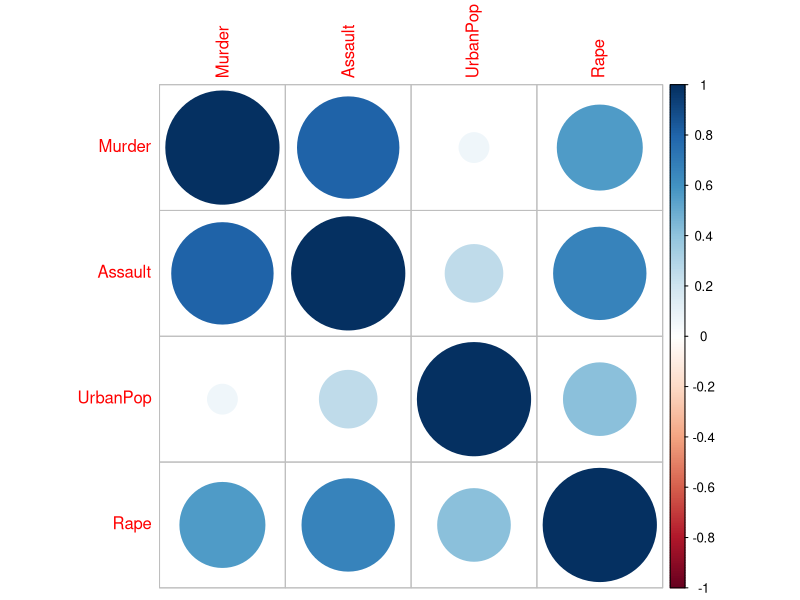
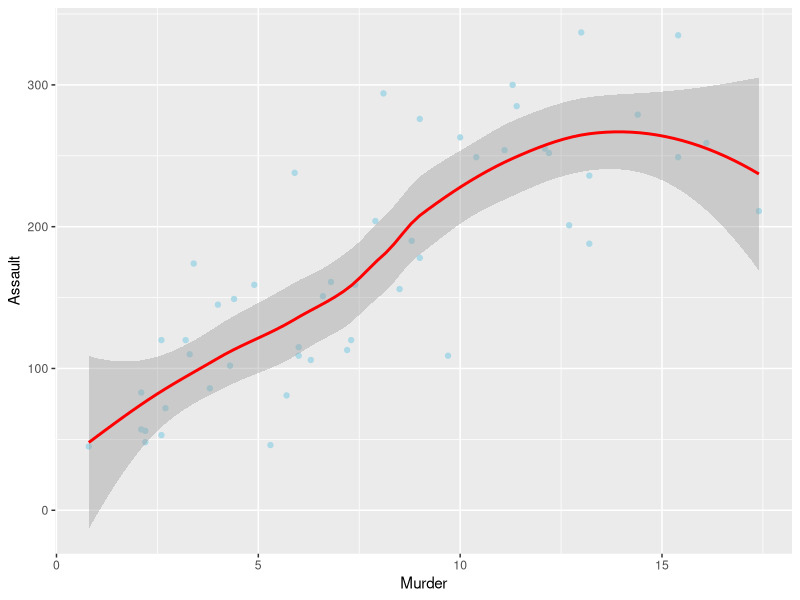
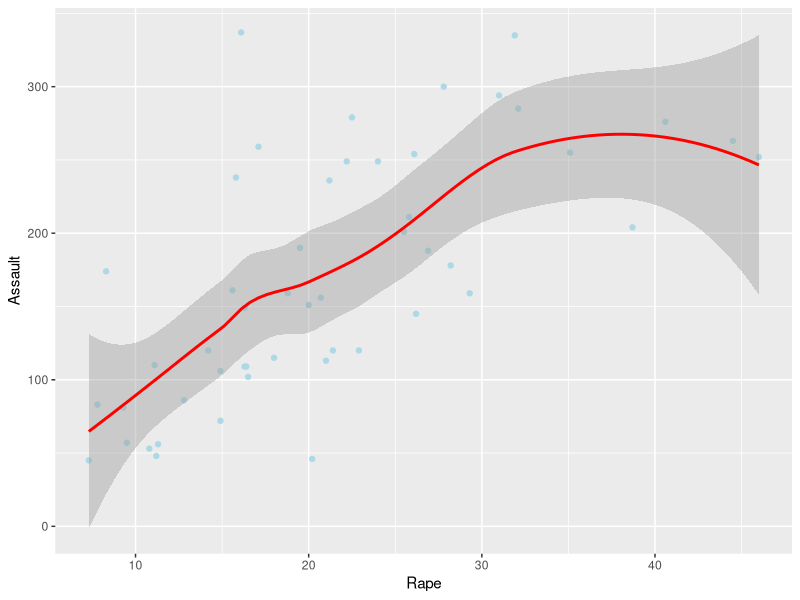
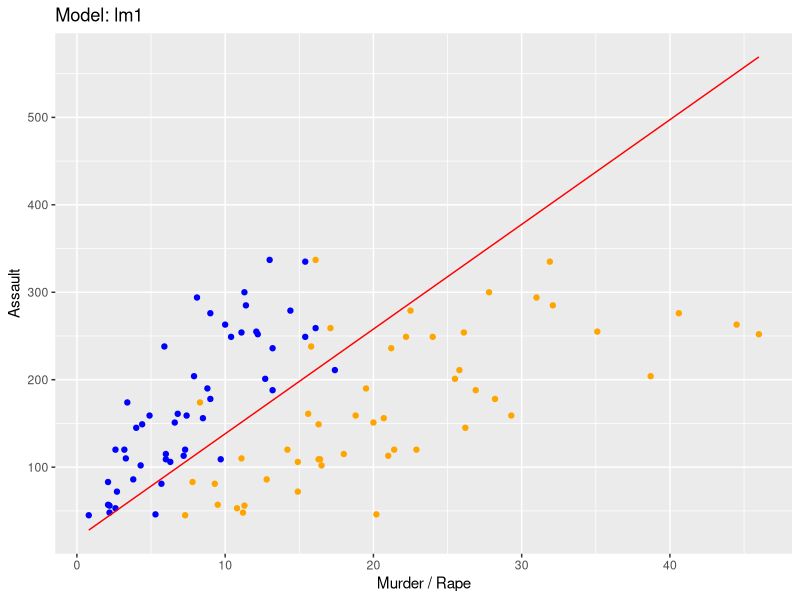
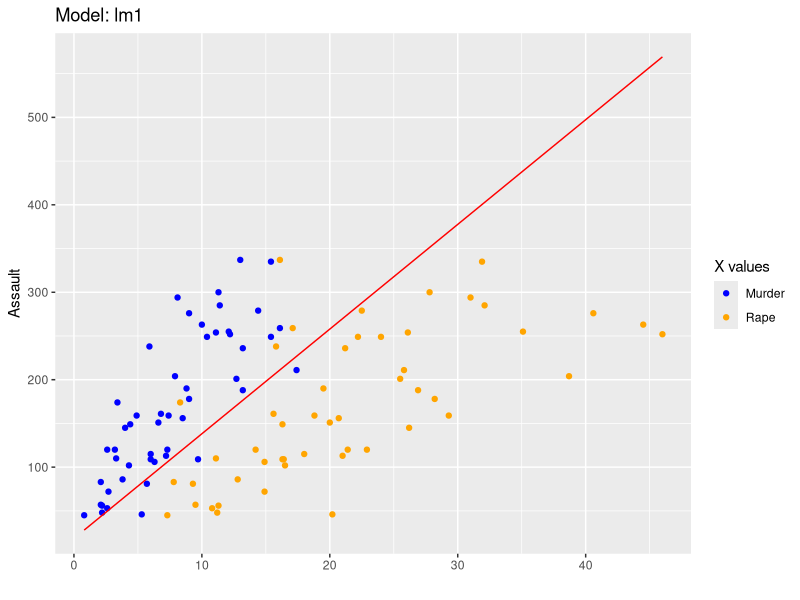
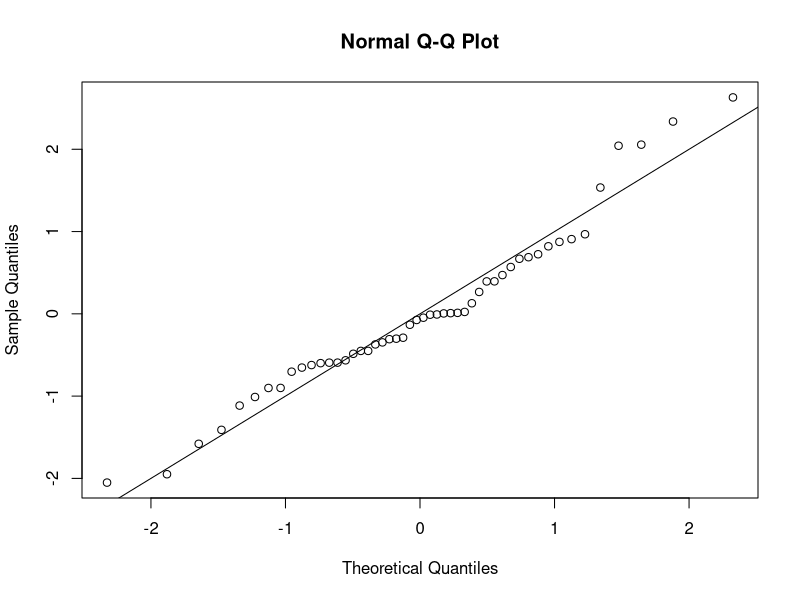
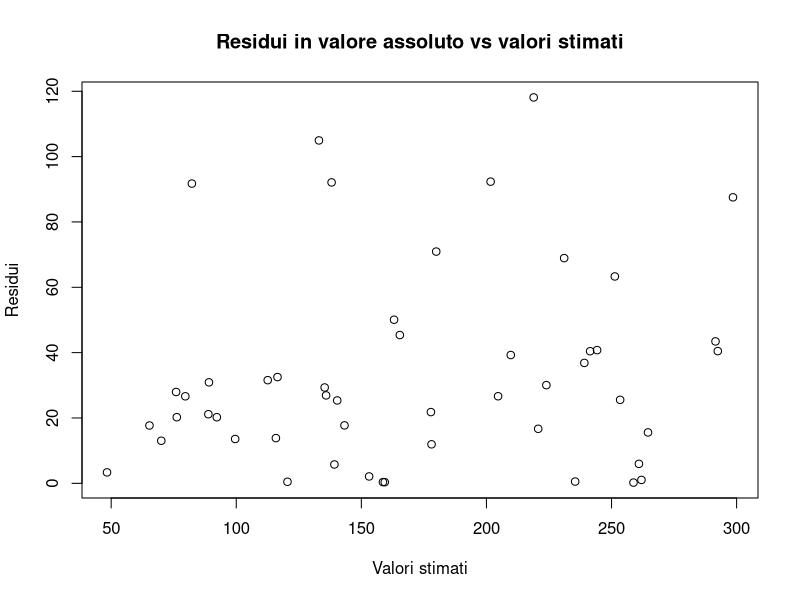

Generate these figures, in order, with R:
data(USArrests)
ua = USArrests
summary(ua)
View(ua)
?USArrests

library(ggplot2)
library(corrplot)

#### CHARTS ####

corrplot(cor(ua))

ggplot(ua, aes(Murder, Assault)) +
  geom_point(colour = "lightblue") +
  geom_smooth(colour = "red")

ggplot(ua, aes(Rape, Assault)) +
  geom_point(colour = "lightblue") +
  geom_smooth(colour = "red")

# Relazione quasi lineare ad eccezione della coda destra, poche osservazioni (50)






#### MODELS ####

# CROSS VALIDATION LOOCV
library(caret)

train.control = trainControl(method = "LOOCV")
model1 = train(Assault ~ Murder + Rape, data = ua, method = "lm",
               trControl = train.control)
print(model1)

# TEST SET
set.seed(55)
train = sample(1:nrow(ua), nrow(ua)*0.6)
test = -train

tr_set_ua = ua[train, ]
ts_set_ua = ua[test, ]

lm1 = lm(Assault ~ Murder + Rape, data = ua)
summary(lm1)

pred_lm1 = predict(lm1, ts_set_ua)
MSE1 = mean((ts_set_ua$Assault - pred_lm1)^2)
MSE1

# L'approccio si conferma poco performante rispetto alla CV in presenza di poche sossrvaizoni


eq1 = function(x){coef(lm1)[2]*x+coef(lm1)[1]}

ggplot(ua)+
  geom_point(aes(Murder, Assault), colour = "blue") +
  geom_point(aes(Rape, Assault), colour = "orange") +
  stat_function(fun = eq1, geom = "line", color = "red") +
  labs(title = "Model: lm1", x = "Murder / Rape")
  
ggplot(ua)+
  geom_point(aes(Murder, Assault, colour = "Murder")) +
  geom_point(aes(Rape, Assault, colour = "Rape")) +
  stat_function(fun = eq1, geom = "line", color = "red") +
  labs(title = "Model: lm1", x = "") +
  scale_color_manual(name = 'X values',
                     breaks = c('Murder', 'Rape'),
                     values = c('Murder'='blue', 'Rape'='orange'))


#### VALUTAZIONE ASSUNZIONI ####

# NORMALITÀ
residuals = lm1$residuals

qqnorm(scale(residuals))
abline(0,1)

shapiro_test = shapiro.test(residuals)
shapiro_test
# Il test di shapiro è prossimo a 1, pertanto media degli errori è considerabile pari a 0 e, dunque, questi seguono una distribuzione normale


# AUTOCORRELAZIONE
library(lmtest)
dwtest(lm1, data=ua) 
# Leggera autocorrelazione positiva

# OMOSCHEDASTICITÀ

plot(lm1$fitted.values, abs(lm1$residuals),
     ylab="Residui", xlab="Valori stimati", 
     main="Residui in valore assoluto vs valori stimati")

bptest(lm1)

# Omoschedasticità: varianza degli errori costante
